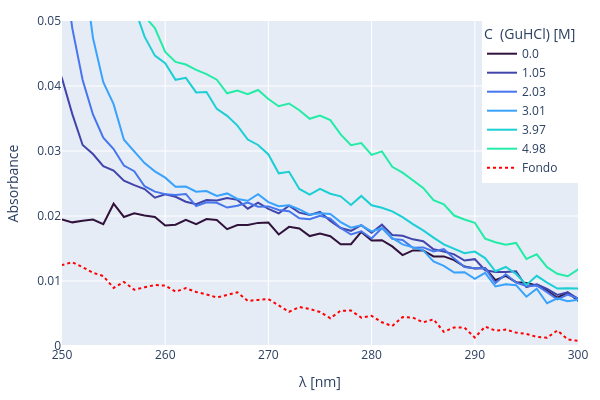

Notebook code for this chart:
### Code cell
fig = go.Figure()

colors = px.colors.sequential.Turbo

SPETTRI = []

for i in range(6):
    #if i != 0:
    #    break
    #spectrum = pd.read_csv(f'./data/C{i}.TXT', sep='\t', header=None, skiprows=19)  # Adjust the delimiter if necessary
    spectrumt2 = pd.read_csv(f'./data/C{i}2.TXT', sep='\t', header=None, skiprows=19)  # Adjust the delimiter if necessary
    #spectrum.columns = ['Wavelength', 'Absorbance']
    spectrumt2.columns = ['Wavelength', 'Absorbance']
    #spectrum = spectrum.dropna()
    spectrumt2 = spectrumt2.dropna()
    

    # appaio code:
    # coda = spectrum['Absorbance'][spectrum['Wavelength'] == 340].values[0]
    coda2 = np.mean(spectrumt2['Absorbance'][spectrumt2['Wavelength'] > 320]) # appaio code
    # print(coda2)
    # spectrum['Absorbance'] = spectrum['Absorbance'] - coda
    spectrumt2['Absorbance'] = spectrumt2['Absorbance'] - coda2

    # tolgo il fondo
    #spectrum['Absorbance'] = spectrum['Absorbance'] - fondo['Absorbance']
    spectrumt2['Absorbance'] = spectrumt2['Absorbance'] - fondo['Absorbance']

    # Export spectrumt2 to CSV for each concentration
    spectrumt2.to_csv(f'./data/C{i}2_processed.csv', index=False)
    #fig.add_trace(go.Scatter(x=spectrum['Wavelength'], y=spectrum['Absorbance'], mode='lines', name=f'C{i}', line_color=colors[i]))
    fig.add_trace(go.Scatter(x=spectrumt2['Wavelength'], y=spectrumt2['Absorbance'], mode='lines', name=f"{np.round(concentrazioni[i],2)}", line_color=colors[i]))

    spectrumt2.columns = [f'Wavelength {concentrazioni[i]}', f'Absorbance {concentrazioni[i]}']

    SPETTRI.append(spectrumt2)


fig.add_trace(go.Scatter(x=fondo['Wavelength'], y=fondo['Absorbance'], mode='lines', name='Fondo', line_color='red', line=dict(dash='dot')))

fig.update_layout(
    xaxis_title='λ [nm]',
    yaxis_title='Absorbance',
    legend_title='C\n (GuHCl) [M]',
    width=600,
    height=400,
    xaxis_range=[250, 300],
    yaxis_range=[0,0.05],
    legend=dict(
        x=1,
        y=1,
        xanchor='right',
        yanchor='top',
    ),
    margin=dict(l=20, r=20, t=20, b=20),
    # xaxis_range=[190, 270]
)

#fig.write_html('./html/spettro_acquisito_completo.html')
#fig.write_image('./image/spettro_acquisito_completo.png')
fig.show()

# 17,600 molar extinction coefficient for BLG at 280 nm

### Figure 1 — Plotly figure (JSON) as saved in the notebook; plotly's stock layout.template omitted (floating-point values rounded to 4 significant figures; data arrays with more than 128 entries replaced by an {"elided": "..."} marker saying what was removed)
{"data": [{"line": {"color": "#30123b"}, "mode": "lines", "name": "0.0", "type": "scatter", "x": {"elided": "161 float values"}, "y": {"elided": "161 float values"}}, {"line": {"color": "#4145ab"}, "mode": "lines", "name": "1.05", "type": "scatter", "x": {"elided": "161 float values"}, "y": {"elided": "161 float values"}}, {"line": {"color": "#4675ed"}, "mode": "lines", "name": "2.03", "type": "scatter", "x": {"elided": "161 float values"}, "y": {"elided": "161 float values"}}, {"line": {"color": "#39a2fc"}, "mode": "lines", "name": "3.01", "type": "scatter", "x": {"elided": "161 float values"}, "y": {"elided": "161 float values"}}, {"line": {"color": "#1bcfd4"}, "mode": "lines", "name": "3.97", "type": "scatter", "x": {"elided": "161 float values"}, "y": {"elided": "161 float values"}}, {"line": {"color": "#24eca6"}, "mode": "lines", "name": "4.98", "type": "scatter", "x": {"elided": "161 float values"}, "y": {"elided": "161 float values"}}, {"line": {"color": "red", "dash": "dot"}, "mode": "lines", "name": "Fondo", "type": "scatter", "x": {"elided": "161 float values"}, "y": {"elided": "161 float values"}}], "layout": {"height": 400, "legend": {"title": {"text": "C\n (GuHCl) [M]"}, "x": 1, "xanchor": "right", "y": 1, "yanchor": "top"}, "margin": {"b": 20, "l": 20, "r": 20, "t": 20}, "width": 600, "xaxis": {"range": [250, 300], "title": {"text": "λ [nm]"}}, "yaxis": {"range": [0, 0.05], "title": {"text": "Absorbance"}}}}
